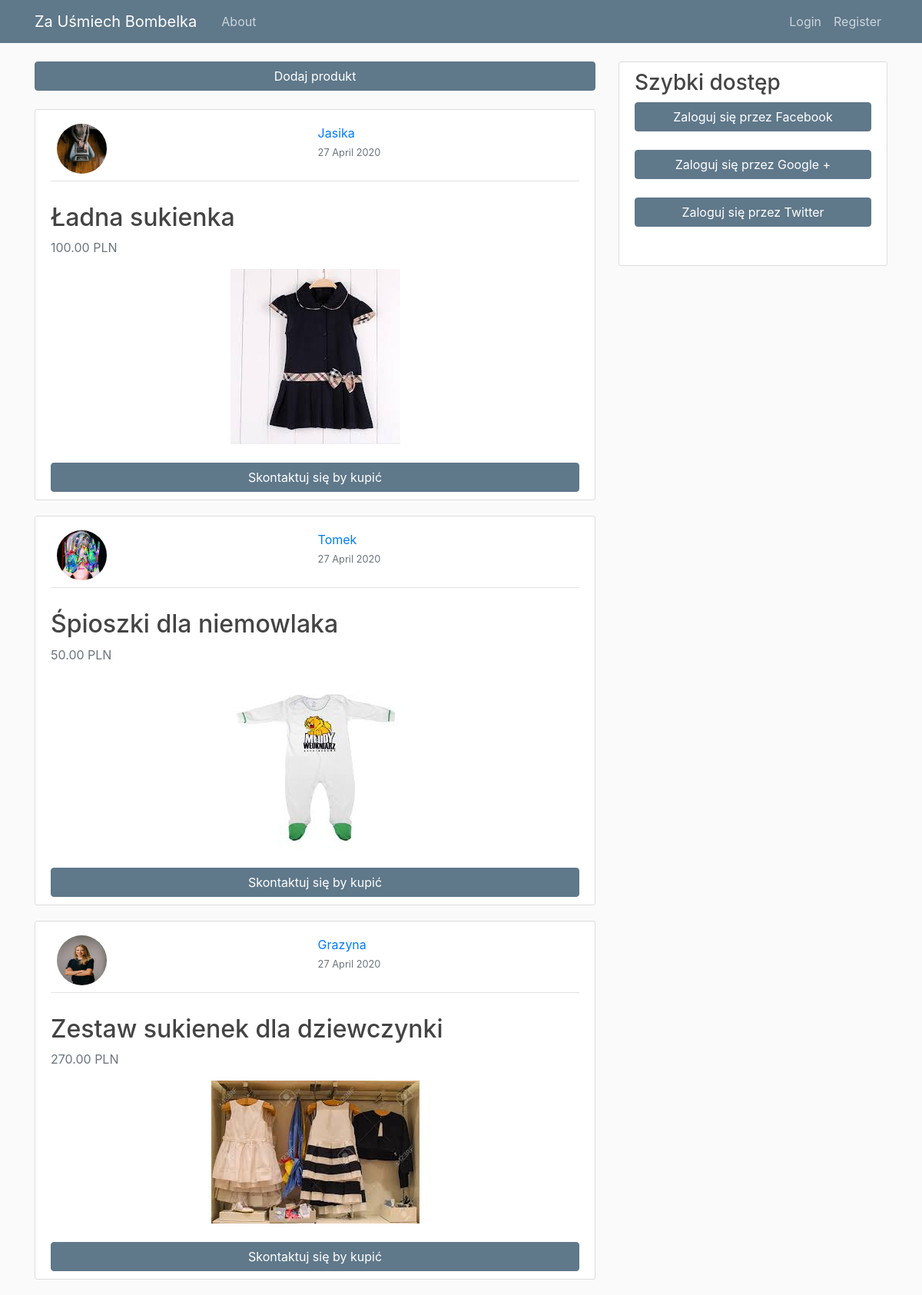
/market/, run on the app's committed database.
### market/models.py (models this page shows, shortened)
class Product(models.Model):
    author = models.ForeignKey(User, on_delete=models.CASCADE)
    date_posted = models.DateTimeField(default=timezone.now)
    title = models.CharField(max_length=100, verbose_name='')
    description = models.TextField(verbose_name='')
    tag_sex = models.CharField(max_length=6, choices = SEX_TAG_CHOISE, default='Unisex', verbose_name='')
    tag_age = models.IntegerField(choices = AGE_TAG_CHOISE, default=1, verbose_name='')
    photo_1 = models.ImageField(default='default_1.jpg', upload_to='product_pics', verbose_name='')
    photo_2 = models.ImageField(default='default_1.jpg', upload_to='product_pics', verbose_name='')
    photo_3 = models.ImageField(default='default_1.jpg', upload_to='product_pics', verbose_name='')
    price = models.DecimalField(decimal_places=2, max_digits=12, validators=[MinValueValidator(Decimal('0.00'))])
    sold = models.BooleanField(default=False)
    sold_for = models.ForeignKey(User, related_name='buyer', null=True, on_delete=models.SET_NULL)

### users/models.py (models this page shows, shortened)
class Profile(models.Model):
    SEX_TAG_CHOISE = [('Boy','dla chłopca'),('Girl', 'dla dziewczynki'), ('Unisex', 'zarówno dla chłopca jaki i dziewczynki')]
    AGE_TAG_CHOISE =[(1,'< 1 miesiąca'),(2,'< 3 miesiący'),(3,'< 6 miesięcy'),(4,'< 1 rok'),(5,'< 1.5 roku'),(6,'< 2 lat'),(7,'Ponad 2 lat')]
    user = models.OneToOneField(User, on_delete=models.CASCADE)
    image = models.ImageField(default='default.jpg', upload_to='profile_pics')
    description = models.TextField(default='Brak opisu')
    interested_sex_tag = models.CharField(max_length=6, choices = SEX_TAG_CHOISE, default='Unisex')
    interested_age_tag = models.IntegerField(choices=AGE_TAG_CHOISE, default=1)
    sold_sex_tag = models.CharField(max_length=6, choices = SEX_TAG_CHOISE, default='Unisex')
    sold_age_tag = models.IntegerField(choices=AGE_TAG_CHOISE, default=1)

### market/views.py (the view)
# urls.py: path('', views.main, name='market-home'),
def main(request):
    products = Product.objects.filter(sold=False).order_by('-date_posted')
    paginator = Paginator(products, 3)
    page = request.GET.get('page')
    try:
        products = paginator.page(page)
    except PageNotAnInteger:
        products = paginator.page(1)
    except EmptyPage:
        if request.is_ajax():
            return HttpResponse('')
        products = paginator.page(paginator.num_pages)
    if request.is_ajax():
        return render(request,
                    'market/list_ajax.html',
                    {'products': products,
                    'section': 'market'})
    return render(request,
                    'market/index.html',
                    {'products': products,
                    'section': 'market'})

### market/templates/market/index.html (shortened to what this page needs)
{% extends "blog/base.html" %}
{% block content %}
<div class="sticky-top">
    <a class="mr-2" href="{% url 'product-create' %}"><button class="btn btn-sample btn-block">Dodaj produkt</button></a>
</div>
<div id="product-list">
    {% include 'market/list_ajax.html' %}
</div>
{% endblock content %}

### market/templates/market/list_ajax.html (shortened to what this page needs)
{% for product in products %}
<article class="media content-section">
    <div class="media-body">
        <div class="article-metadata">
            <div class="d-flex align-content-end flex-wrap" >
                <div class="p-2 mr-auto">
                    <img class="rounded-circle article-img" src="{{ product.author.profile.image.url }}">
                </div>
                <div class="p-2 mr-auto">
                    <a class="mr-2" href="{% url 'profile' product.author %}">{{ product.author }}</a>
                    <br>
                    <small class="text-muted mr-2">{{ product.date_posted|date:"d F Y" }}</small>
                </div>
            </div>
        </div>
        <br>
        <h2><a class="article-title" href="{% url 'product-detail' product.id %}">{{ product.title }}</a></h2>
        <p class="text-muted">{{product.price}} PLN</p>
         <div class = "row justify-content-center">
            <img class="img-fluid" alt="Responsive image" src="{{ product.photo_1.url }}">
        </div>
        <br>
        {% if product.author == user %}
            <a href="{% url 'product-sold' product.pk%}"><button class="btn btn-sample btn-block">Ustaw jako sprzedane</button></a>
        {% else %}
            <a href="{% url 'messages_compose' product.pk%}"><button class="btn btn-sample btn-block">Skontaktuj się by kupić</button></a>
        {% endif %}
    </div>
</article>
{% endfor %}

### blog/static/blog/main.css (style rules this page uses)
body { background: #fafafa; color: #333333; margin-top: 5rem; }
h1, h2, h3, h4, h5, h6 { word-wrap: break-word; -webkit-hyphens: auto; -moz-hyphens: auto; -ms-hyphens: auto; -o-hyphens: auto; hyphens: auto; color: #444444; }
.sticky-top { top:56px; }
.content-section { background: #ffffff; padding: 10px 20px; border: 1px solid #dddddd; border-radius: 3px; margin-bottom: 20px; top:56px; }
.article-title { color: #444444; }
.article-img { height: 65px; width: 65px; margin-right: 16px; }
.article-metadata { padding-bottom: 1px; margin-bottom: 4px; border-bottom: 1px solid #e3e3e3 }
.btn-sample { color: #ffffff; background-color: #5F788A; border-color: #5F788A; }

### data on the page
Product: author.profile.image (picture), author "Jasika", date_posted "27 April 2020", title "Ładna sukienka", price "100.00", photo_1 (picture), shows "Skontaktuj się by kupić"
Product: author.profile.image (picture), author "Tomek", date_posted "27 April 2020", title "Śpioszki dla niemowlaka", price "50.00", photo_1 (picture), shows "Skontaktuj się by kupić"
Product: author.profile.image (picture), author "Grazyna", date_posted "27 April 2020", title "Zestaw sukienek dla dziewczynki", price "270.00", photo_1 (picture), shows "Skontaktuj się by kupić"
